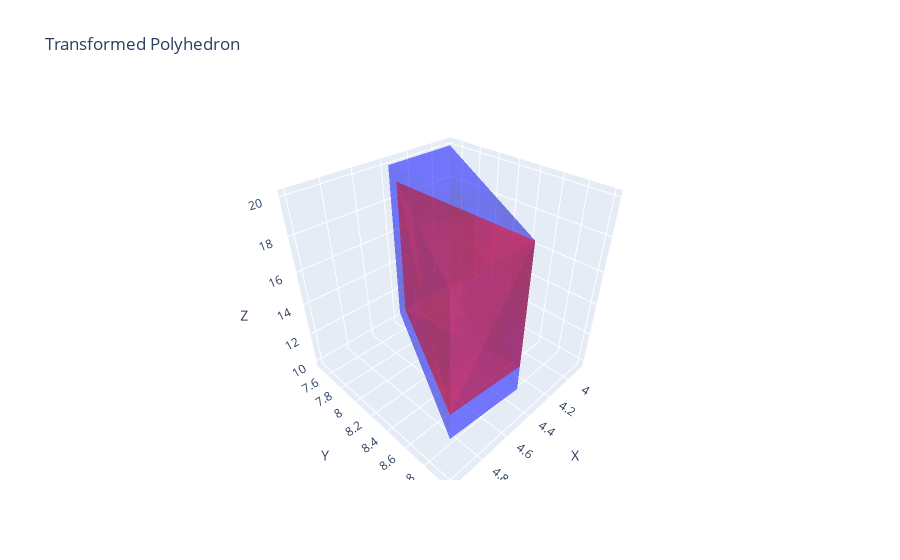

Notebook cell for this chart:
### Code cell
# matplotlib
# P_x.plot_transformation(T_x, alpha=0.5, color='blue')
# Plotly faces
fig = P_x.plot_transformation(T_x, opacity=0.3, color="blue")
fig = P_z.plot_transformation(T_z, fig=fig, opacity=0.3, color="red")
# fig = P_x.plot_transformation(T_x, color='blue', width=2)
# fig = P_z.plot_transformation(T_z, color='red', width=2, fig=fig)
fig.show()
# G.vertices["p2"].convex_set.plot()
# G.plot_sets()

### Figure 1 — Plotly figure (JSON) as saved in the notebook; plotly's stock layout.template omitted (floating-point values rounded to 4 significant figures; data arrays with more than 128 entries replaced by an {"elided": "..."} marker saying what was removed)
{"data": [{"color": "blue", "i": [93, 93, 31, 31, 31, 31, 73, 73, 73, 73, 73, 73], "j": [94, 2, 2, 2, 94, 75, 93, 2, 31, 31, 93, 75], "k": [40, 40, 40, 61, 40, 94, 2, 61, 61, 75, 94, 94], "opacity": 0.3, "type": "mesh3d", "x": [5.0, 5.0, 4.5, 4.5, 5.0, 5.0, 4.5, 4.5, 5.0, 5.0, 4.5, 4.5, 5.0, 5.0, 4.5, 4.5, 5.0, 5.0, 4.5, 4.5, 5.0, 5.0, 4.5, 4.5, 4.375, 4.375, 3.875, 3.875, 4.375, 4.375, 4.375, 4.375, 4.375, 4.375, 4.375, 4.375, 4.375, 4.375, 3.875, 3.875, 3.875, 3.875, 3.875, 3.875, 3.875, 3.875, 3.875, 3.875, 5.0, 5.0, 4.5, 4.5, 3.875, 3.875, 4.375, 4.375, 5.0, 5.0, 4.375, 4.375, 5.0, 5.0, 4.375, 4.375, 5.0, 5.0, 4.375, 4.375, 5.0, 5.0, 4.375, 4.375, 5.0, 5.0, 4.375, 4.375, 4.5, 4.5, 3.875, 3.875, 4.5, 4.5, 3.875, 3.875, 4.5, 4.5, 3.875, 3.875, 4.5, 4.5, 3.875, 3.875, 4.5, 4.5, 3.875, 3.875], "y": [9.0, 9.0, 9.0, 9.0, 9.0, 9.0, 9.0, 9.0, 9.0, 9.0, 9.0, 9.0, 9.0, 9.0, 9.0, 9.0, 9.0, 9.0, 9.0, 9.0, 9.0, 9.0, 9.0, 9.0, 7.5, 7.5, 7.5, 7.5, 7.5, 7.5, 7.5, 7.5, 7.5, 7.5, 7.5, 7.5, 7.5, 7.5, 7.5, 7.5, 7.5, 7.5, 7.5, 7.5, 7.5, 7.5, 7.5, 7.5, 9.0, 9.0, 9.0, 9.0, 7.5, 7.5, 7.5, 7.5, 9.0, 9.0, 7.5, 7.5, 9.0, 9.0, 7.5, 7.5, 9.0, 9.0, 7.5, 7.5, 9.0, 9.0, 7.5, 7.5, 9.0, 9.0, 7.5, 7.5, 9.0, 9.0, 7.5, 7.5, 9.0, 9.0, 7.5, 7.5, 9.0, 9.0, 7.5, 7.5, 9.0, 9.0, 7.5, 7.5, 9.0, 9.0, 7.5, 7.5], "z": [20, 20, 20, 20, 20, 20, 20, 20, 20, 20, 20, 20, 20, 20, 20, 20, 20, 20, 20, 20, 14.0, 13.5, 13.0, 13.5, 20, 20, 20, 20, 20, 20, 20, 20, 20, 20, 20, 20, 11.88, 11.38, 20, 20, 20, 20, 20, 20, 20, 20, 11.37, 10.87, 20, 20, 20, 20, 20, 20, 20, 20, 20, 20, 20, 20, 20, 20, 20, 20, 20, 20, 20, 20, 20, 20, 20, 20, 13.0, 12.5, 10.88, 10.37, 20, 20, 20, 20, 20, 20, 20, 20, 20, 20, 20, 20, 20, 20, 20, 20, 12.5, 12.0, 9.875, 10.37]}, {"color": "red", "i": [123, 24, 123, 123, 24, 24, 24, 24], "j": [5, 25, 5, 25, 5, 5, 123, 123], "k": [3, 26, 26, 26, 3, 26, 25, 3], "opacity": 0.3, "type": "mesh3d", "x": {"elided": "192 float values"}, "y": {"elided": "192 float values"}, "z": {"elided": "192 float values"}}], "layout": {"scene": {"xaxis": {"title": {"text": "X"}}, "yaxis": {"title": {"text": "Y"}}, "zaxis": {"title": {"text": "Z"}}}, "title": {"text": "Transformed Polyhedron"}}}
